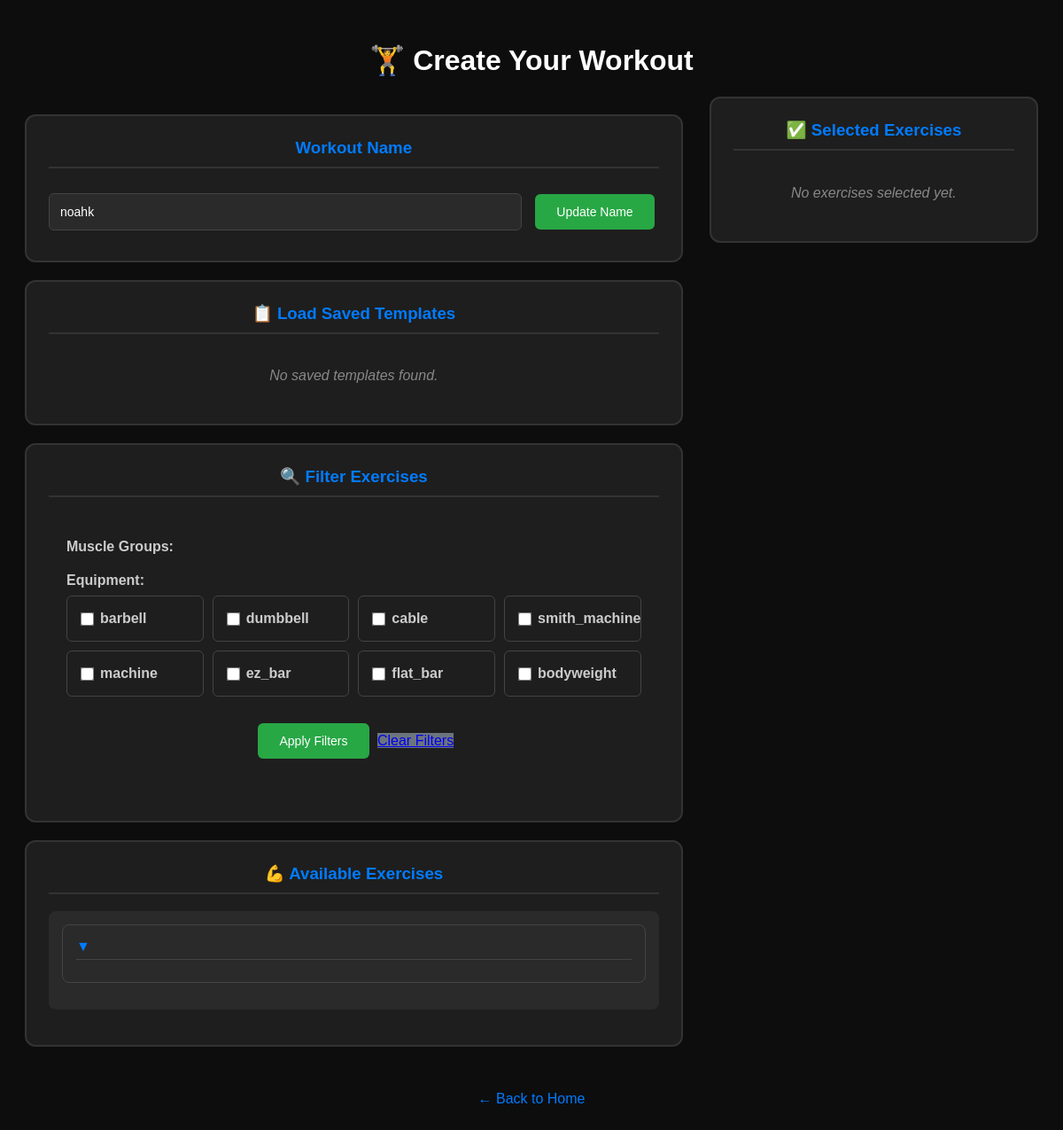
/create-workout/ (signed in), run on the app's committed database.
### logger/models.py (models this page shows, shortened)
class Equipment(models.Model):
    name = models.CharField(max_length=100, unique=True)

### logger/views.py (the view, shortened to what this page needs)
# urls.py: path('create-workout/', views.create_workout, name='create_workout'),
@login_required
def create_workout(request):
    exercises_in_session = request.session.get('workout_exercises', [])
    workout_name = request.session.get('workout_name', '')
    muscle_filter = request.GET.getlist('muscle_group')
    equipment_filter = request.GET.getlist('equipment')
    available_exercises = Exercise.objects.all()
    if muscle_filter:
        available_exercises = available_exercises.filter(primary_muscle_group_id__in=muscle_filter)
    if equipment_filter:
        available_exercises = available_exercises.filter(equipment_id__in=equipment_filter)
    available_exercises = available_exercises.exclude(id__in=exercises_in_session)
    selected_exercises = Exercise.objects.filter(id__in=exercises_in_session)
    saved_workouts = SavedWorkout.objects.filter(user=request.user).order_by('-is_favorite', '-last_used')[:10]
    context = {
        'workout_name': workout_name,
        'available_exercises': available_exercises.select_related('primary_muscle_group', 'equipment'),
        'selected_exercises': selected_exercises,
        'muscle_groups': MuscleGroup.objects.all(),
        'equipment': Equipment.objects.all(),
        'selected_muscles': [int(m) for m in muscle_filter],
        'selected_equipment': [int(e) for e in equipment_filter],
        'saved_workouts': saved_workouts,
    }
    return render(request, 'logger/create_workout.html', context)

### logger/templates/logger/create_workout.html (shortened to what this page needs)
<!DOCTYPE html>
<html>
<head>
</head>
<body>
    <div class="container">
        <h1>🏋️ Create Your Workout</h1>
        <div class="main-layout">
            <div class="left-column">
                <div class="form-section">
                    <h3>Workout Name</h3>
                    <form method="post" class="workout-name-form">
                        <input type="text" name="workout_name" value="{{ workout_name }}" placeholder="Enter workout name..." required>
                        <button type="submit" name="update_name" class="btn btn-success">Update Name</button>
                    </form>
                </div>
                <div class="form-section">
                    <h3>📋 Load Saved Templates</h3>
                    {% if saved_items %}
                        <form method="post">
                            <input type="hidden" name="csrfmiddlewaretoken" value="{{ csrf_token }}">
                            {% for item in saved_items %}
                                <div class="saved-item">
                                    <div class="saved-item-header">
                                        <div>
                                            <div class="saved-item-name">
                                                {{ item.name }}
                                                <span class="badge template">Template</span>
                                            </div>
                                            <div class="saved-item-meta">
                                                Created: {{ item.created_at|date:"M j, Y" }} |
                                                Exercises: {{ item.exercise_count }}
                                            </div>
                                        </div>
                                    </div>
                                    <div class="saved-item-exercises">
                                        {{ item.exercise_names|truncatechars:100 }}
                                    </div>
                                    <div class="saved-item-actions">
                                        <button type="submit" name="load_template" value="{{ item.id }}" class="btn btn-success btn-small">
                                            Load Template
                                        </button>
                                    </div>
                                </div>
                            {% endfor %}
                        </form>
                    {% else %}
                        <div class="no-exercises">No saved templates found.</div>
                    {% endif %}
                </div>
                <div class="form-section">
                    <h3>🔍 Filter Exercises</h3>
                    <form method="get" class="filter-section">
                        <div class="filter-group">
                            <label>Muscle Groups:</label>
                        </div>
                        <div class="filter-group">
                            <label>Equipment:</label>
                            <div class="equipment-checkboxes">
                                {% for equip in equipment %}
                                    <div class="equipment-checkbox-item">
                                        <input type="checkbox" name="equipment" value="{{ equip.id }}" id="equipment_{{ equip.id }}" {% if equip.id in selected_equipment %}checked{% endif %}>
                                        <label for="equipment_{{ equip.id }}">{{ equip.name }}</label>
                                    </div>
                                {% endfor %}
                            </div>
                        </div>
                        <div class="apply-filters">
                            <button type="submit" class="btn btn-success">Apply Filters</button>
                            <a href="?workout_name={{ workout_name|urlencode }}" class="btn btn-secondary">Clear Filters</a>
                        </div>
                    </form>
                </div>
                <div class="form-section">
                    <h3>💪 Available Exercises</h3>
                    {% if available_exercises %}
                        <div class="exercise-list">
                            {% regroup available_exercises by base_exercise as exercise_list %}
                            {% for base_exercise in exercise_list %}
                                <div class="exercise-dropdown-container">
                                    <div class="exercise-dropdown-header" onclick="toggleExerciseDropdown(this)">
                                        <span class="dropdown-arrow">▼</span>
                                    </div>
                                </div>
                            {% endfor %}
                        </div>
                    {% else %}
                        <div class="no-exercises">No exercises match your current filters.</div>
                    {% endif %}
                </div>
            </div>
            <div class="right-column">
                <div class="form-section">
                    <h3>✅ Selected Exercises</h3>
                    {% if selected_exercises %}
                        {% for exercise in selected_exercises %}
                            <div class="selected-item">
                                <div class="selected-item-header">
                                    <div class="exercise-info">
                                        <div class="exercise-name">{{ exercise.name }}</div>
                                        <div class="exercise-meta">Muscles: {{ exercise.muscle_group.all|join:", " }}</div>
                                    </div>
                                    <div class="selected-item-actions">
                                        <form method="post" style="display:inline;">
                                            <input type="hidden" name="csrfmiddlewaretoken" value="{{ csrf_token }}">
                                            <input type="hidden" name="exercise_id" value="{{ exercise.id }}">
                                            <button type="submit" name="remove_exercise" class="btn btn-danger btn-small">Remove</button>
                                        </form>
                                    </div>
                                </div>
                            </div>
                        {% endfor %}
                    {% else %}
                        <div class="no-exercises">No exercises selected yet.</div>
                    {% endif %}
                </div>
            </div>
        </div>
        <div class="back-link">
            <a href="/">← Back to Home</a>
        </div>
    </div>
</body>
</html>

### logger/templates/logger/create_workout.html (style rules this page uses)
body { background-color: #0d0d0d; color: #f0f0f0; font-family: Arial, sans-serif; padding: 20px; }
.container { max-width: 1400px; margin: 0 auto; }
h1, h3 { text-align: center; color: #fff; }
.main-layout { display: flex; gap: 30px; margin-top: 20px; }
.left-column { flex: 2; }
.right-column { flex: 1; min-width: 350px; }
.form-section { background: #1e1e1e; padding: 25px; border-radius: 12px; margin: 20px 0; border: 2px solid #333; }
.form-section h3 { margin-top: 0; color: #007bff; border-bottom: 2px solid #333; padding-bottom: 10px; }
label { display: block; margin: 8px 0; color: #ccc; font-weight: bold; }
input[type="text"], select { width: 100%; padding: 12px; margin-bottom: 16px; background: #2a2a2a; border: 1px solid #444; border-radius: 6px; color: white; font-size: 14px; }
button { padding: 12px 24px; background: #007bff; color: white; border: none; border-radius: 6px; margin: 10px 5px; cursor: pointer; font-size: 14px; transition: background-color 0.3s ease; }
.btn-secondary { background: #6c757d; }
.btn-success { background: #28a745; }
.filter-section { background: #1e1e1e; padding: 20px; border-radius: 8px; margin: 15px 0; }
.filter-group { margin-bottom: 20px; }
.dropdown-arrow { transition: transform 0.3s ease; }
.equipment-checkboxes { display: grid; grid-template-columns: repeat(auto-fit, minmax(150px, 1fr)); gap: 10px; }
.equipment-checkbox-item { background: #1e1e1e; padding: 8px 12px; border-radius: 6px; border: 1px solid #444; cursor: pointer; display: flex; align-items: center; }
.equipment-checkbox-item input[type="checkbox"] { margin-right: 8px; transform: scale(1.2); }
.apply-filters { text-align: center; margin-top: 20px; }
.exercise-list { background: #2a2a2a; border-radius: 8px; padding: 15px; margin: 15px 0; }
.back-link { text-align: center; margin-top: 30px; }
.back-link a { color: #007bff; text-decoration: none; font-size: 16px; }
.no-exercises { color: #888; font-style: italic; text-align: center; padding: 20px; }
.workout-name-form { display: flex; gap: 10px; align-items: center; }
.workout-name-form input[type="text"] { flex: 1; margin-bottom: 0; }
.exercise-dropdown-container { background: #2a2a2a; border-radius: 8px; padding: 15px; margin-bottom: 15px; border: 1px solid #444; }
.exercise-dropdown-header { color: #007bff; font-weight: bold; margin-bottom: 10px; font-size: 16px; border-bottom: 1px solid #444; padding-bottom: 5px; cursor: pointer; display: flex; justify-content: space-between; align-items: center; }
.right-column .form-section { margin: 0 0 20px 0; position: sticky; top: 20px; }

### data on the page
Equipment: name "barbell"
Equipment: name "dumbbell"
Equipment: name "cable"
Equipment: name "smith_machine"
Equipment: name "machine"
Equipment: name "ez_bar"
Equipment: name "flat_bar"
Equipment: name "bodyweight"
